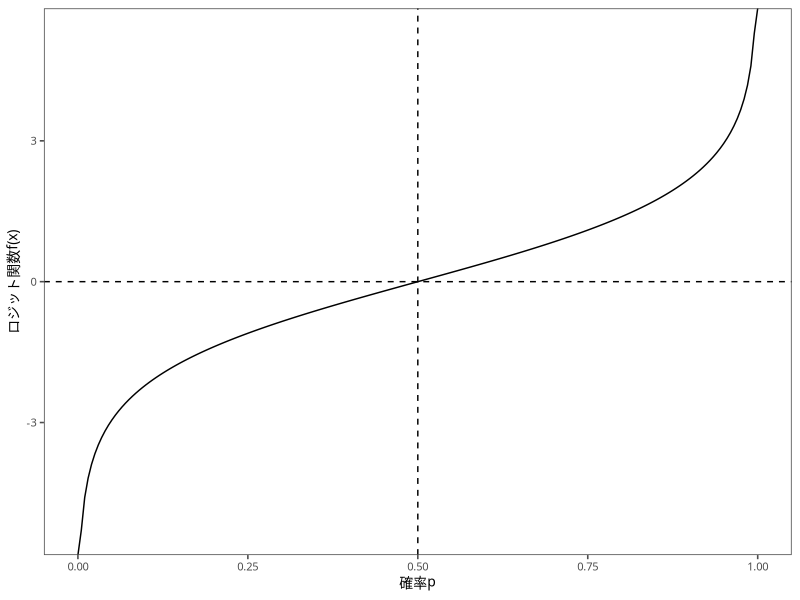
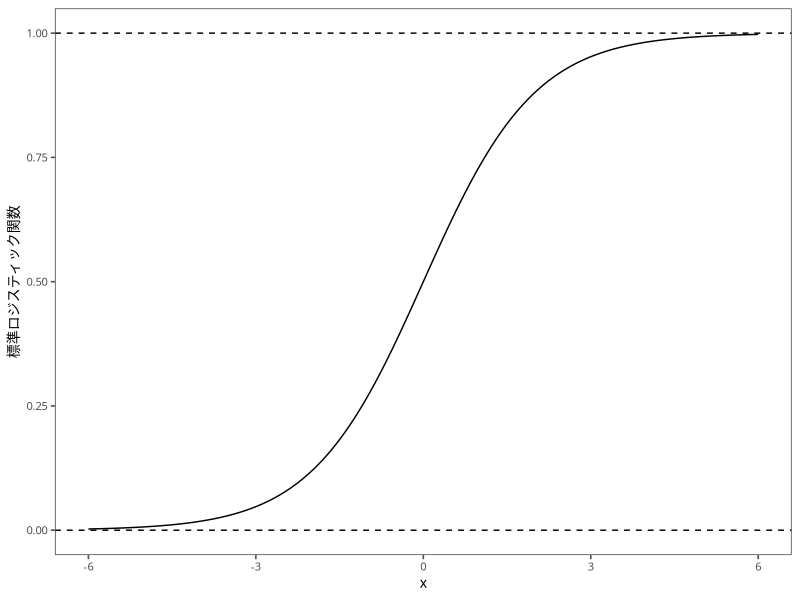

The R script that drew these images, in order:
## ---- chunk 1
#| echo: FALSE
library(tidyverse)
library(ggthemes)
mystyle <- list (#  ggplotのテーマ
  theme_few(), # ggthemesパッケージ
  theme(
    text = element_text(
      size=10,  #  フォントサイズ
     family = "HiraKakuProN-W3" # ヒラギノフォント
    )
  )
)
set.seed(123)
## ---- chunk 2
#| echo: FALSE
#| fig.cap: "ロジット関数"
#| fig.height: 6
#| fig.width: 6
p <- seq(0, 1, 0.005)
logit <- log( p / (1 - p))
df <- data.frame(p, logit)
g <- ggplot(df) + aes(x = p, y = logit) + geom_line() # 折れ線グラフ
g <- g + geom_hline(yintercept = 0, linetype = "dashed") + geom_vline(xintercept = 0.5, linetype = "dashed")
g <- g + labs(x = "確率p", y = "ロジット関数f(x)") + mystyle
print(g)
## ---- chunk 3
#| echo: FALSE
#| fig.cap: "標準ロジスティック関数"
#| fig.height: 6
#| fig.width: 6
#| fig.align: "center"
#| fig.asp: 1
#| fig.show: "hold"
#| fig.lp: "fig:logistic"
#| fig.env: "figure*"

x <- seq(-6, 6, 0.005)
logistic <- exp(x) / (1 + exp(x))
df <- data.frame(x, logistic)
g <- ggplot(df) + aes(x = x, y = logistic) + geom_line() # 折れ線グラフ
g <- g + geom_hline(yintercept = c(0,1), linetype = "dashed")
g <- g + labs(x = "x", y = "標準ロジスティック関数") + mystyle
print(g)
